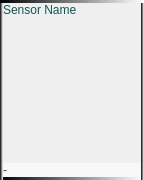
<?xml version="1.0" encoding="UTF-8"?>
<ui version="4.0">
 <class>Form</class>
 <widget class="QWidget" name="Form">
  <property name="geometry">
   <rect>
    <x>0</x>
    <y>0</y>
    <width>144</width>
    <height>180</height>
   </rect>
  </property>
  <property name="maximumSize">
   <size>
    <width>144</width>
    <height>190</height>
   </size>
  </property>
  <property name="windowTitle">
   <string>Form</string>
  </property>
  <property name="styleSheet">
   <string notr="true">#Form {background-color: qlineargradient(spread:pad, x1:0, y1:0, x2:1, y2:0, stop:0 rgba(200, 220,230, 255), stop:.9 rgba(255, 255, 255, 255)); border: 3px solid qlineargradient(spread:pad, x1:0, y1:0, x2:1, y2:0, stop:0 rgba(0, 0, 0, 255), stop:1 rgba(255, 255, 255, 255));} 


#title{color:#155; font: 475 11pt; }


#description{color:#155; font: 275 9pt; background-color:rgba(250, 250, 250, 200);}
</string>
  </property>
  <layout class="QVBoxLayout" name="verticalLayout_2">
   <property name="spacing">
    <number>3</number>
   </property>
   <property name="leftMargin">
    <number>3</number>
   </property>
   <property name="topMargin">
    <number>3</number>
   </property>
   <property name="rightMargin">
    <number>3</number>
   </property>
   <property name="bottomMargin">
    <number>3</number>
   </property>
   <item>
    <widget class="QLabel" name="title">
     <property name="styleSheet">
      <string notr="true"/>
     </property>
     <property name="text">
      <string>Sensor Name</string>
     </property>
     <property name="wordWrap">
      <bool>true</bool>
     </property>
    </widget>
   </item>
   <item>
    <widget class="QLabel" name="image">
     <property name="sizePolicy">
      <sizepolicy hsizetype="Fixed" vsizetype="Expanding">
       <horstretch>0</horstretch>
       <verstretch>0</verstretch>
      </sizepolicy>
     </property>
     <property name="minimumSize">
      <size>
       <width>130</width>
       <height>80</height>
      </size>
     </property>
     <property name="text">
      <string/>
     </property>
    </widget>
   </item>
   <item>
    <widget class="QLabel" name="description">
     <property name="styleSheet">
      <string notr="true"/>
     </property>
     <property name="text">
      <string>-</string>
     </property>
     <property name="wordWrap">
      <bool>true</bool>
     </property>
    </widget>
   </item>
  </layout>
 </widget>
 <resources/>
 <connections/>
</ui>
